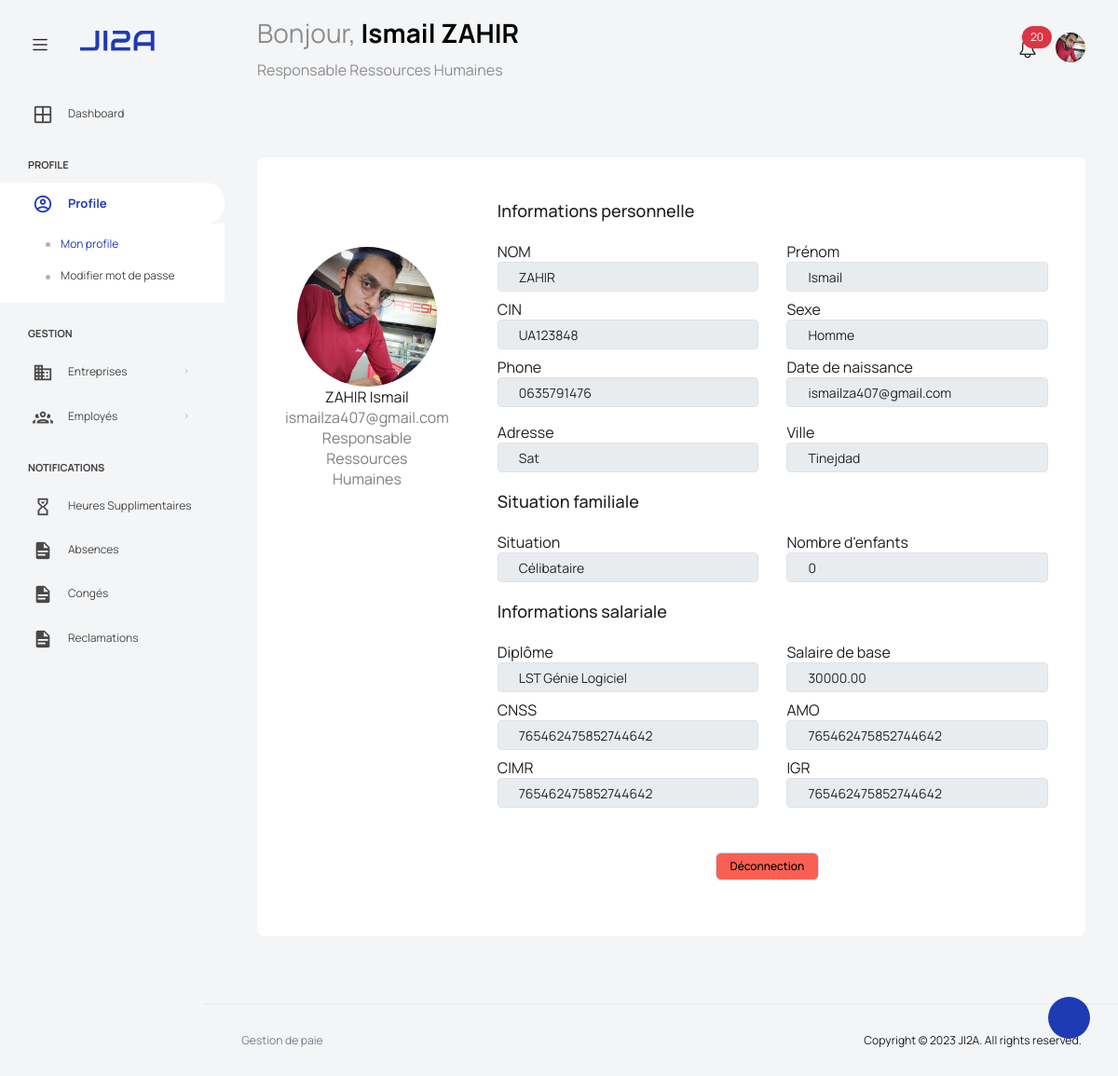
Screenshot of /views/view_profile (signed in) with the database file from the repository.
### tables this page shows
CREATE TABLE IF NOT EXISTS employe (
  idEmploye     INT(11) PRIMARY KEY AUTO_INCREMENT,
  nom           VARCHAR(20) NOT NULL,
  prenom        VARCHAR(20) NOT NULL,
  cin           VARCHAR(10) UNIQUE NOT NULL,
  sexe          ENUM('Homme', 'Femme') NOT NULL,
  dateNaiss     DATE NOT NULL,
  adresse       VARCHAR(100) NOT NULL,
  ville         VARCHAR(20) NOT NULL,
  email         VARCHAR(100) UNIQUE NOT NULL,
  phone         VARCHAR(10) NOT NULL,
  image         VARCHAR(80) NOT NULL,
  situationF    ENUM('Célibataire', 'Marié') NOT NULL,
  nbEnfants     INT(2) NOT NULL,
  diplome       VARCHAR(40) NOT NULL,
  numCNSS       VARCHAR(24) NOT NULL,
  numAMO        VARCHAR(24) NOT NULL,
  numCIMR       VARCHAR(24),  
  numIGR        VARCHAR(24) NOT NULL,
  password      VARCHAR(60) NOT NULL,
  createdAt     DATETIME DEFAULT CURRENT_TIMESTAMP,
  createdBy     INT(11)
);

### scripts/employe.inc.php (called while the page is built, shortened)
<?php
  function getNotifications ()
  {
    require 'connect.php';
    $stm = $pdo->prepare("SELECT * FROM reclamation NATURAL JOIN employe WHERE status = 'En cours' ORDER BY dateReclamation DESC");
    $stm->execute();
    return $stm->fetchAll(PDO::FETCH_ASSOC);
  }

### scripts/connect.php (called while the page is built, shortened)
<?php
  try
  {
    $user   = DB_USER;
  }
  catch (PDOException $e)
  {
    die("Erreur lors de la connexion à la base de données: ".$e->getMessage());
  }

### views/view_profile.php (the view, shortened to what this page needs)
<?php
  require_once '../scripts/employe.inc.php';
?>
<!DOCTYPE html>
<html lang="en">
<head>
</head>
<body>
  <div class="container-scroller">
    <?php include('partials/_navbar.php'); ?>
    <div class="container-fluid page-body-wrapper">
      <?php include('partials/_sidebar.php'); ?>
      <div class="main-panel">
        <div class="content-wrapper">
          <div class="row">
            <div class="col-sm-12">
              <div class="home-tab">
                <div class="container rounded bg-white mt-5 mb-5">
                  <div class="row">
                    <div class="col-md-3 border-right">
                      <div class="d-flex flex-column align-items-center text-center p-3 py-5">
                        <img class="rounded-circle mt-5" width="150px" src="images/profile/IMG_20210102_203408_124.jpg">
                        <span class="font-weight-bold"><?php echo $user['nom']." ".$user['prenom']; ?></span>
                        <span class="text-black-50"><?php echo $user['email']; ?></span>
                        <span class="text-black-50"><?php echo $user['poste']; ?></span>
                      </div>
                    </div>
                    <div class="col-md-9 border-right">
                      <div class="p-3 py-5">
                        <div class="d-flex justify-content-between align-items-center mb-3">
                          <h4 class="text-right">Informations personnelle</h4>
                        </div>
                        <div class="row mt-2">
                          <div class="col-md-6">
                            <label class="labels">NOM</label>
                            <input type="text" class="form-control" value="<?php echo $user['nom']; ?>" disabled>
                          </div>
                          <div class="col-md-6">
                            <label class="labels">Prénom</label>
                            <input type="text" class="form-control" value="<?php echo $user['prenom']; ?>" disabled>
                          </div>
                        </div>
                        <div class="row mt-2">
                          <div class="col-md-6">
                            <label class="labels">CIN</label>
                            <input type="text" class="form-control" value="<?php echo $user['cin']; ?>" disabled>
                          </div>
                          <div class="col-md-6">
                            <label class="labels">Sexe</label>
                            <input type="text" class="form-control" value="<?php echo $user['sexe']; ?>" disabled>
                          </div>
                        </div>
                        <div class="row mt-2">
                          <div class="col-md-6">
                            <label class="labels">Phone</label>
                            <input type="text" class="form-control" value="<?php echo $user['phone']; ?>" disabled>
                          </div>
                          <div class="col-md-6">
                            <label class="labels">Date de naissance</label>
                            <input type="text" class="form-control" value="<?php echo $user['email']; ?>" disabled>
                          </div>
                        </div>
                        <div class="row mt-3">
                          <div class="col-md-6">
                            <label class="labels">Adresse</label>
                            <input type="text" class="form-control" value="<?php echo $user['adresse']; ?>" disabled>
                          </div>
                          <div class="col-md-6">
                            <label class="labels">Ville</label>
                            <input type="text" class="form-control" value="<?php echo $user['ville']; ?>" disabled>
                          </div>
                        </div>
                        <br>
                        <div class="d-flex justify-content-between align-items-center mb-3">
                          <h4 class="text-right">Situation familiale</h4>
                        </div>
                        <div class="row mt-2">
                          <div class="col-md-6">
                            <label class="labels">Situation</label>
                            <input type="text" class="form-control" value="<?php echo $user['situationF']; ?>" disabled>
                          </div>
                          <div class="col-md-6">
                            <label class="labels">Nombre d'enfants</label>
                            <input type="text" class="form-control" value="<?php echo $user['nbEnfants']; ?>" disabled>
                          </div>
                        </div>
                        <br>
                        <div class="d-flex justify-content-between align-items-center mb-3">
                          <h4 class="text-right">Informations salariale</h4>
                        </div>
                        <div class="row mt-2">
                          <div class="col-md-6">
                            <label class="labels">Diplôme</label>
                            <input type="text" class="form-control" value="<?php echo $user['diplome']; ?>" disabled>
                          </div>
                          <div class="col-md-6">
                            <label class="labels">Salaire de base</label>
                            <input type="text" class="form-control" value="<?php echo $user['salaireBase']; ?>" disabled>
                          </div>
                        </div>
                        <div class="row mt-2">
                          <div class="col-md-6">
                            <label class="labels">CNSS</label>
                            <input type="text" class="form-control" value="<?php echo $user['numCNSS']; ?>" disabled>
                          </div>
                          <div class="col-md-6">
                            <label class="labels">AMO</label>
                            <input type="text" class="form-control" value="<?php echo $user['numAMO']; ?>" disabled>
                          </div>
                        </div>
                        <div class="row mt-2">
                          <div class="col-md-6">
                            <label class="labels">CIMR</label>
                            <input type="text" class="form-control" value="<?php echo $user['numCIMR']; ?>" disabled>
                          </div>
                          <div class="col-md-6">
                            <label class="labels">IGR</label>
                            <input type="text" class="form-control" value="<?php echo $user['numIGR']; ?>" disabled>
                          </div>
                        </div>
                        <div class="mt-5 text-center">
                          <button class="btn btn-danger profile-button" type="button" onclick="document.location.href='../scripts/logout.inc.php'">Déconnection</button>
                        </div>
                      </div>
                    </div>
                  </div>
                </div>
              </div>
            </div>
          </div>
        </div>
      </div>
    </div>
  </div>
</body>
</html>

### views/partials/_navbar.php (shortened to what this page needs)
<nav class="navbar default-layout col-lg-12 col-12 p-0 fixed-top d-flex align-items-top flex-row">
  <div class="text-center navbar-brand-wrapper d-flex align-items-center justify-content-start">
    <div class="me-3">
      <button class="navbar-toggler navbar-toggler align-self-center" type="button" data-bs-toggle="minimize">
        <span class="icon-menu"></span>
      </button>
    </div>
    <div>
      <a class="navbar-brand brand-logo" href="home">
        <img src="images/logo.svg" alt="logo" />
      </a>
    </div>
  </div>
  <?php
    if (isset($_SESSION['admin']))
    {
      $user = $_SESSION['admin'];
      $user['poste'] = "Espace Administrateur";
    }
    else $user = $_SESSION['auth'];
  ?>
  <div class="navbar-menu-wrapper d-flex align-items-top">
    <ul class="navbar-nav">
      <li class="nav-item font-weight-semibold d-none d-lg-block ms-0">
        <h1 class="welcome-text">Bonjour, <span class="text-black fw-bold"><?php echo $user['prenom']." ".$user['nom']; ?></span></h1>
        <h3 class="welcome-sub-text"><?php echo $user['poste']; ?></h3>
      </li>
    </ul>
    <ul class="navbar-nav ms-auto">
    <?php
      require_once '../scripts/employe.inc.php';
      $notifications = getNotifications();
    ?>
      <li class="nav-item dropdown ">
        <a class="nav-link count-indicator" id="notificationDropdown" href="#" data-bs-toggle="dropdown">
          <i class="icon-bell"></i>
          <span class="position-absolute top-0 start-100 translate-middle badge rounded-pill bg-danger">
          <?php echo count($notifications); ?>
          </span>
        </a>
      </li>
      <li class="nav-item dropdown d-none d-lg-block user-dropdown">
        <a class="nav-link" id="UserDropdown" href="#" data-bs-toggle="dropdown" aria-expanded="false">
          <img class="img-xs rounded-circle" src="images/profile/<?php echo $user['image']; ?>" alt="Profile image"> </a>
      </li>
    </ul>
  </div>
</nav>

### views/partials/_sidebar.php (shortened to what this page needs)
<nav class="sidebar sidebar-offcanvas" id="sidebar">
    <ul class="nav" style="position: fixed;left:0px;">
        <li class="nav-item">
            <?php if (isset($_SESSION['admin'])) : ?>
            <a class="nav-link" href="admin_home.php">
            <?php else : ?>
            <a class="nav-link" href="home.php">
            <?php endif ?>
              <i class="mdi mdi-grid-large menu-icon"></i>
              <span class="menu-title">Dashboard</span>
            </a>
        </li>
        <li class="nav-item nav-category">Profile</li>
        <li class="nav-item">
            <a class="nav-link" data-bs-toggle="collapse" href="#profile" aria-expanded="false" aria-controls="profile">
                <i class="menu-icon mdi mdi-account-circle-outline"></i>
                <span class="menu-title">Profile</span>
            </a>
            <?php if (isset($_SESSION['admin'])) : ?>
            <div class="collapse" id="profile">
                <ul class="nav flex-column sub-menu">
                    <li class="nav-item"> <a class="nav-link" href="admin_profile.php">Mon profile</a></li>
                    <li class="nav-item"> <a class="nav-link" href="reset_password_admin.php">Modifier mot de passe</a>
                    </li>
                </ul>
            </div>
            <li class="nav-item nav-category">Gestion</li>
            <li class="nav-item">
                <a class="nav-link" data-bs-toggle="collapse" href="#rubrique" aria-expanded="false"
                    aria-controls="rubrique">
                    <i class="menu-icon mdi mdi-card-text-outline"></i>
                    <span class="menu-title">Responsables</span>
                    <i class="menu-arrow"></i>
                </a>
                <div class="collapse" id="rubrique">
                    <ul class="nav flex-column sub-menu">
                        <li class="nav-item"><a class="nav-link" href="liste_responsable.php">Profil des Responsables</a>
                        </li>
                        <li class="nav-item"><a class="nav-link" href="ajouter_responsable.php">Ajouter Responsable</a></li>
                    </ul>
                </div>
            </li>
            <li class="nav-item">
                <a class="nav-link" href="modifier_enumuration.php">
                    <i class="menu-icon mdi mdi-card-text-outline"></i>
                    <span class="menu-title">Enumuration</span>
                </a>
            </li>
            <?php else : ?>
            <div class="collapse" id="profile">
                <ul class="nav flex-column sub-menu">
                    <li class="nav-item"> <a class="nav-link" href="view_profile.php">Mon profile</a></li>
                    <li class="nav-item"> <a class="nav-link" href="reset_password.php">Modifier mot de passe</a></li>
                </ul>
            </div>
            </li>
            <?php endif; ?>
      <?php
        if (isset($_SESSION['auth'])):
        if ($_SESSION['auth']['poste'] == "Responsable Ressources Humaines"):
      ?>
      <li class="nav-item nav-category">Gestion</li>
      <li class="nav-item">
        <a class="nav-link" data-bs-toggle="collapse" href="#entreprise" aria-expanded="false" aria-controls="entreprise">
          <i class="menu-icon mdi mdi-domain"></i>
          <span class="menu-title">Entreprises</span>
          <i class="menu-arrow"></i>
        </a>
      </li>
      <li class="nav-item">
        <a class="nav-link" data-bs-toggle="collapse" href="#employe" aria-expanded="false" aria-controls="employe">
          <i class="menu-icon mdi mdi-account-group-outline"></i>
          <span class="menu-title">Employés</span>
          <i class="menu-arrow"></i>
        </a>
      </li>
      <li class="nav-item nav-category">Notifications</li>
      <li class="nav-item">
        <a class="nav-link" href="view_heuresSupp">
          <i class="menu-icon mdi mdi-timer-sand"></i>
          <span class="menu-title">Heures Supplimentaires</span>
        </a>
      </li>
      <li class="nav-item">
        <a class="nav-link" href="view_absences">
          <i class="menu-icon mdi mdi-file-document"></i>
          <span class="menu-title">Absences</span>
        </a>
      </li>
      <li class="nav-item">
        <a class="nav-link" href="view_conge">
          <i class="menu-icon mdi mdi-file-document"></i>
          <span class="menu-title">Congés</span>
        </a>
      </li>
      <li class="nav-item">
        <a class="nav-link" href="view_reclamations">
          <i class="menu-icon mdi mdi-file-document"></i>
          <span class="menu-title">Reclamations</span>
        </a>
      </li>
      <?php endif; endif; ?>
  </ul>
</nav>

### views/css/style.css (style rules this page uses)
body { background-color: #F4F5F7; margin: 0; }

### rows the page displays
employe: image (picture), nom "ZAHIR", prenom "Ismail", email "ismailza407@gmail.com", cin "UA123848", sexe "Homme", phone "0635791476", adresse "Sat", ville "Tinejdad", situationF "Célibataire", nbEnfants "0", diplome "LST Génie Logiciel", numCNSS "765462475852744642", numAMO "765462475852744642", numCIMR "765462475852744642", numIGR "765462475852744642"

### other values shown
$user['prenom'] "Ismail"
$user['nom'] "ZAHIR"
$user['poste'] "Responsable Ressources Humaines"
count($notifications) "20"
